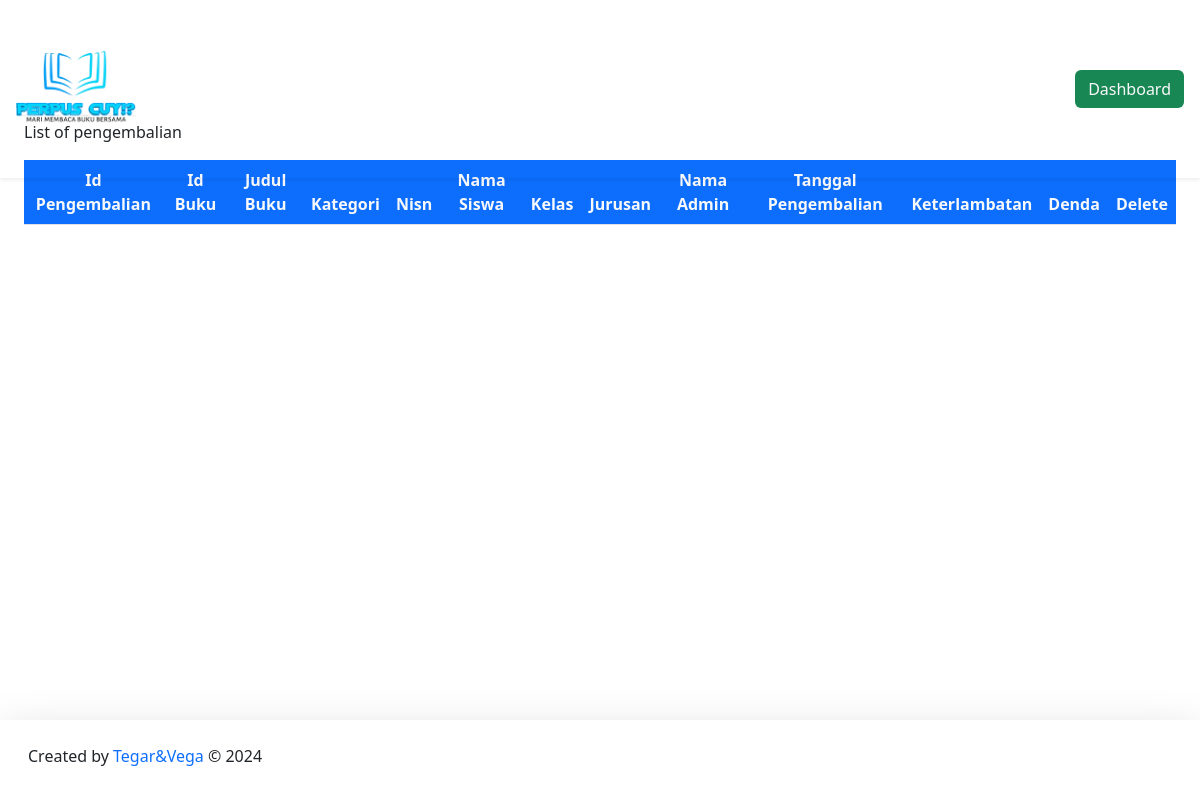
The page /DashboardAdmin/pengembalian/pengembalianBuku.php on the database as committed earlier.
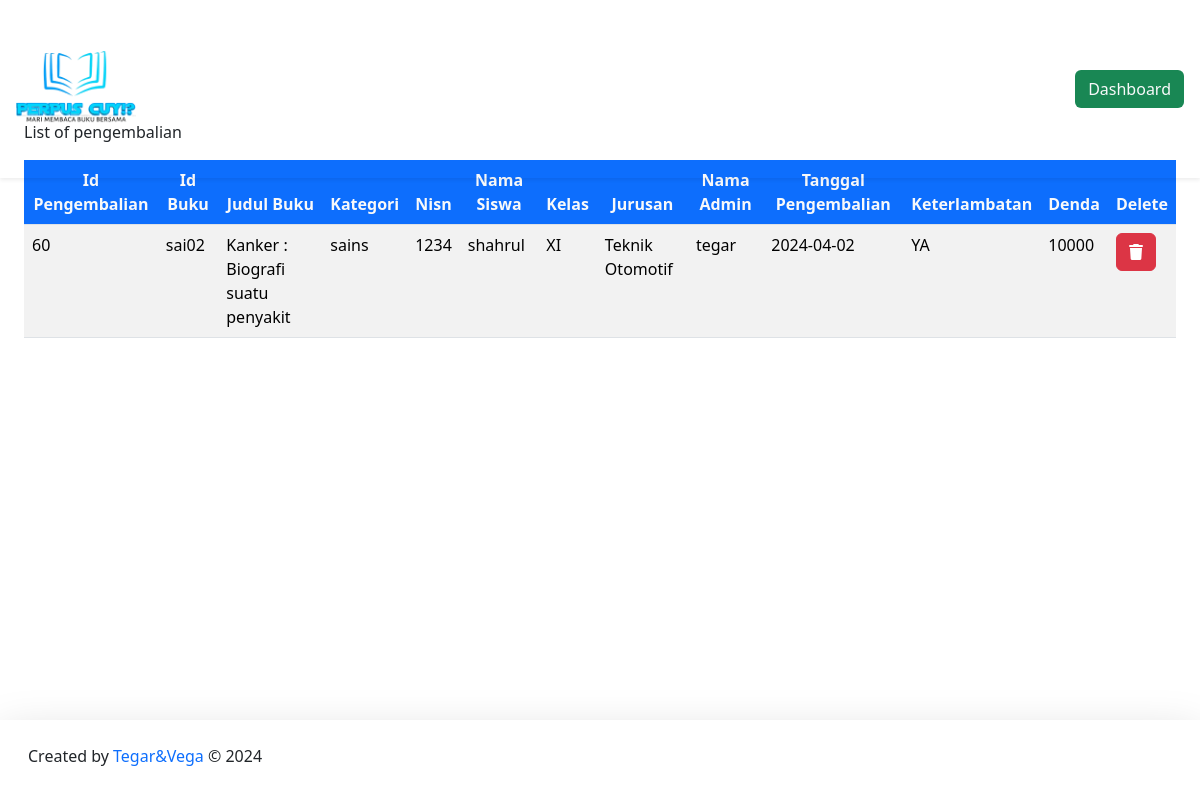
The same page on the database as committed later.
### tables this page shows
CREATE TABLE `pengembalian` (
  `id_pengembalian` int(11) NOT NULL,
  `id_peminjaman` int(11) NOT NULL,
  `id_buku` varchar(20) NOT NULL,
  `nisn` int(11) NOT NULL,
  `id_admin` int(11) NOT NULL,
  `buku_kembali` date NOT NULL,
  `keterlambatan` enum('YA','TIDAK') NOT NULL,
  `denda` int(15) NOT NULL
);

CREATE TABLE `buku` (
  `cover` varchar(255) NOT NULL,
  `id_buku` varchar(20) NOT NULL,
  `kategori` varchar(255) NOT NULL,
  `judul` varchar(255) NOT NULL,
  `pengarang` varchar(255) NOT NULL,
  `penerbit` varchar(255) NOT NULL,
  `tahun_terbit` date NOT NULL,
  `jumlah_halaman` int(11) NOT NULL,
  `buku_deskripsi` text NOT NULL
);

CREATE TABLE `member` (
  `nisn` int(11) NOT NULL,
  `kode_member` varchar(12) NOT NULL,
  `nama` varchar(255) NOT NULL,
  `password` varchar(255) NOT NULL,
  `jenis_kelamin` varchar(20) NOT NULL,
  `kelas` varchar(5) NOT NULL,
  `jurusan` varchar(50) NOT NULL,
  `no_tlp` varchar(15) NOT NULL,
  `tgl_pendaftaran` date NOT NULL
);

### config/config.php (called while the page is built, shortened)
<?php
$host = "127.0.0.1";
$username = "root";
$password = "";
$database_name = "perpustakaan";
$connection = mysqli_connect($host, $username, $password, $database_name);
function queryReadData($dataKategori) {
  global $connection;
  $result = mysqli_query($connection, $dataKategori);
  $items = [];
  while($item = mysqli_fetch_assoc($result)) {
    $items[] = $item;
  }
  return $items;
}
?>

### DashboardAdmin/pengembalian/pengembalianBuku.php (the view, shortened to what this page needs)
<?php
require "../../config/config.php";
$dataPeminjam = queryReadData("SELECT pengembalian.id_pengembalian, pengembalian.id_buku, buku.judul, buku.kategori, pengembalian.nisn, member.nama, member.kelas, member.jurusan, admin.nama_admin, pengembalian.buku_kembali, pengembalian.keterlambatan, pengembalian.denda
FROM pengembalian
INNER JOIN buku ON pengembalian.id_buku = buku.id_buku
INNER JOIN member ON pengembalian.nisn = member.nisn
INNER JOIN admin ON pengembalian.id_admin = admin.id")
?>
<!DOCTYPE html>
<html lang="en">
  <head>
    <link href="https://cdn.jsdelivr.net/npm/bootstrap@5.3.2/dist/css/bootstrap.min.css" rel="stylesheet">
  </head>
  <body>
    <nav class="navbar fixed-top  shadow-sm">
      <div class="container-fluid p-3">
        <a class="navbar-brand" href="#">
          <img src="../../assets/logoperpus.png" alt="logo" width="120px">
        </a>
        <a class="btn btn-tertiary bg-success text-light" href="../dashboardAdmin.php">Dashboard</a>
      </div>
    </nav>
    <div class="p-4 mt-5">
      <div class="mt-5">
      <div class="table-responsive mt-3">
    <table class="table table-striped table-hover">
     <thead class="text-center">
      <tr>
        <th class="bg-primary text-light">Id Pengembalian</th>
        <th class="bg-primary text-light">Id Buku</th>
        <th class="bg-primary text-light">Judul Buku</th>
        <th class="bg-primary text-light">Kategori</th>
        <th class="bg-primary text-light">Nisn</th>
        <th class="bg-primary text-light">Nama Siswa</th>
        <th class="bg-primary text-light">Kelas</th>
        <th class="bg-primary text-light">Jurusan</th>
        <th class="bg-primary text-light">Nama Admin</th>
        <th class="bg-primary text-light">Tanggal Pengembalian</th>
        <th class="bg-primary text-light">Keterlambatan</th>
        <th class="bg-primary text-light">Denda</th>
        <th class="bg-primary text-light">Delete</th>
      </tr>
    </thead>
        <?php foreach ($dataPeminjam as $item) : ?>
      <tr>
        <td><?= $item["id_pengembalian"]; ?></td>
        <td><?= $item["id_buku"]; ?></td>
        <td><?= $item["judul"]; ?></td>
        <td><?= $item["kategori"]; ?></td>
        <td><?= $item["nisn"]; ?></td>
        <td><?= $item["nama"]; ?></td>
        <td><?= $item["kelas"]; ?></td>
        <td><?= $item["jurusan"]; ?></td>
        <td><?= $item["nama_admin"]; ?></td>
        <td><?= $item["buku_kembali"]; ?></td>
        <td><?= $item["keterlambatan"]; ?></td>
        <td><?= $item["denda"]; ?></td>
        <td>
          <div class="action">
           <a href="deletePengembalian.php?id=<?= $item["id_pengembalian"]; ?>" class="btn btn-danger" onclick="return confirm('Yakin ingin menghapus data ?');"><i class="fa-solid fa-trash"></i></a>
           </div>
          </td>
      </tr>
        <?php endforeach; ?>
    </table>
  </div>
 </div>
</div>
  <footer class="fixed-bottom shadow-lg bg-subtle p-3">
      <div class="container-fluid d-flex justify-content-between">
      <p class="mt-2">Created by <span class="text-primary"> Tegar&Vega</span> © 2024</p>
      </div>
    </footer>
  </body>
</html>

Rows that differ between the two databases and show on the page:
added pengembalian: id_pengembalian "60", id_buku "sai02", id_buku.judul "Kanker : Biografi suatu penyakit", id_buku.kategori "sains", nisn "1234", nisn.nama "shahrul", nisn.kelas "XI", nisn.jurusan "Teknik Otomotif", id_admin.nama_admin "tegar", buku_kembali "2024-04-02", keterlambatan "YA", denda "10000"
